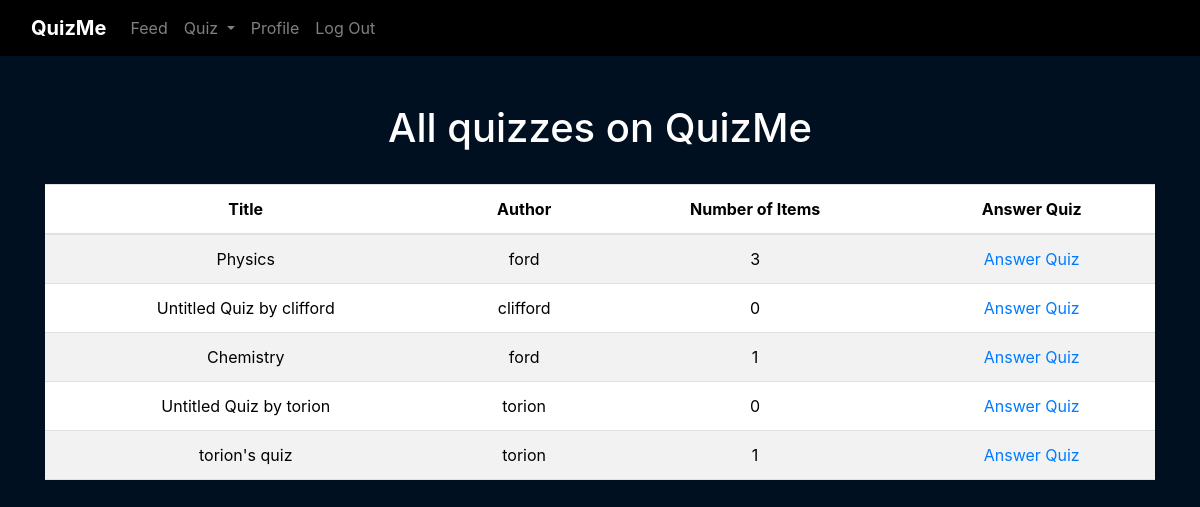
The app's page /quiz/all_quizzes (signed in), older data.
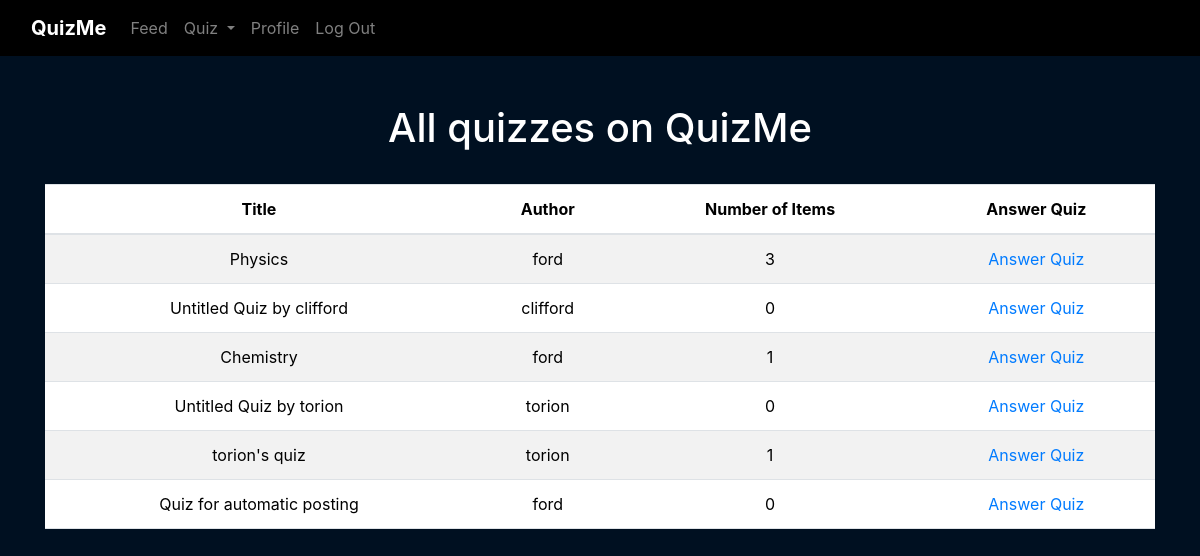
The same page, newer data.
### web_app/models.py (models this page shows)
class Quiz(db.Model):
    __tablename__ = 'quizzes'
    id = db.Column(db.Integer, primary_key=True)
    title = db.Column(db.String(30), nullable=False)
    instructions = db.Column(db.String(1000))
    total_items = db.Column(db.Integer)
    user_id = db.Column(db.Integer, db.ForeignKey('users.id'))
    items = db.relationship('Item', cascade="all, delete-orphan", backref="quiz")

class User(db.Model, UserMixin):
    __tablename__ = 'users'
    id = db.Column(db.Integer, primary_key=True)
    username = db.Column(db.String(50), nullable=False, unique=True)
    password = db.Column(db.String(500), nullable=False)
    quizzes = db.relationship('Quiz', cascade="all, delete-orphan", backref="user")
    posts = db.relationship('Post', cascade="all, delete-orphan", backref='user')

### web_app/blueprints/quiz/routes.py (the view)
@quiz.route('/all_quizzes')
@login_required
def all_quizzes():
    quizzes = Quiz.query.all()
    return render_template('quiz/all_quizzes.html', quizzes=quizzes)

### web_app/blueprints/quiz/templates/quiz/all_quizzes.html (shortened to what this page needs)
{% extends "base.html" %}
{% block content %}
    <h1>All quizzes on QuizMe</h1>
    <br>
        <table class="table table-striped">
            <thead>
                <tr>
                <th>Title</th>
                <th>Author</th>
                <th>Number of Items</th>
                <th>Answer Quiz</th>
                </tr>
            </thead>
            <tbody>
                {% for quiz in quizzes %}
                <tr>
                    <td>{{ quiz.title }}</td>
                    <td>{{ quiz.user.username }}</td>
                    <td>{{ quiz.total_items }}</td>
                    <td>
                        <a href="{{ url_for('quiz.answer_quiz', quiz_id=quiz.id, quiz_title=quiz.title) }}">Answer Quiz</a>
                    </td>
                </tr>
                {% endfor %}
            </tbody>
        </table>
{% endblock %}

Row changes from the older to the newer data that the page shows:
added Quiz: title "Quiz for automatic posting", user.username "ford", total_items "0"
